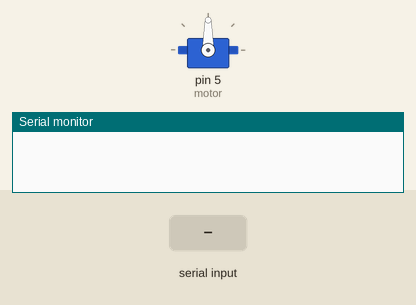
Simulated run of this sketch. Board: Arduino Uno, built with avr-gcc and run on an emulated ATmega328P. On the bench: servo, the last lines printed to the serial monitor. Inputs (shaded band) come from the test bench.

Above: at 1.2 s.
1.3 s: "30,150\n" received over Serial
At 1.9 s:
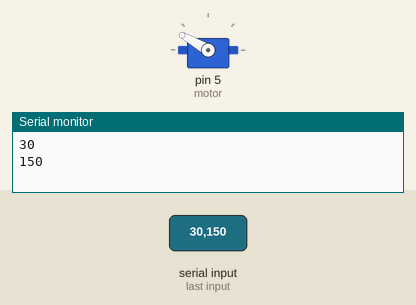
At 2.6 s:
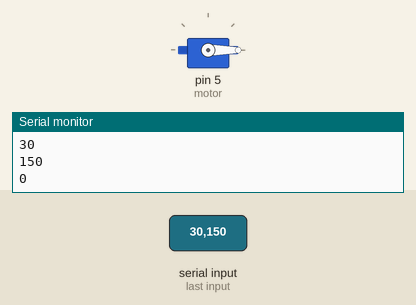
3.8 s: "90,45\n" received over Serial
At 4.6 s:
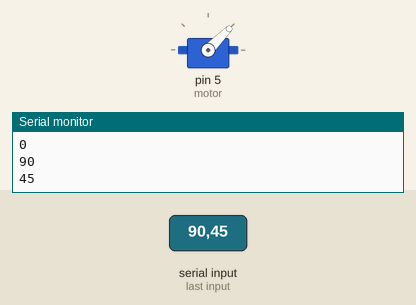
Timing chart, 0 to 6.8 s (numbered marks = the images above; inputs shaded):
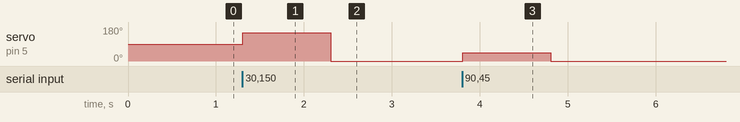

The sketch:

Klavyeden_girilen_de_ere_g_re_servo_konumland_rma.ino
```cpp
#include <Servo.h>
Servo motor;
int donus=0;
void setup() {
  // put your setup code here, to run once:
  motor.attach(5);


  Serial.begin(9600);
}

void loop() {
  if (Serial.available())
  {
    donus = Serial.parseInt();
    if (donus >= 0 && donus <= 180 )
    {
      Serial.println(donus);
      motor.write(donus);

    }
  }

}
```

Measured:
- after the input at 1.3 s, servo on pin 5 (motor): 90° → 150° at once, → 0° 1.0 s later
- after the input at 3.8 s, servo on pin 5 (motor): 0° → 45° at once, → 0° 1.0 s later
